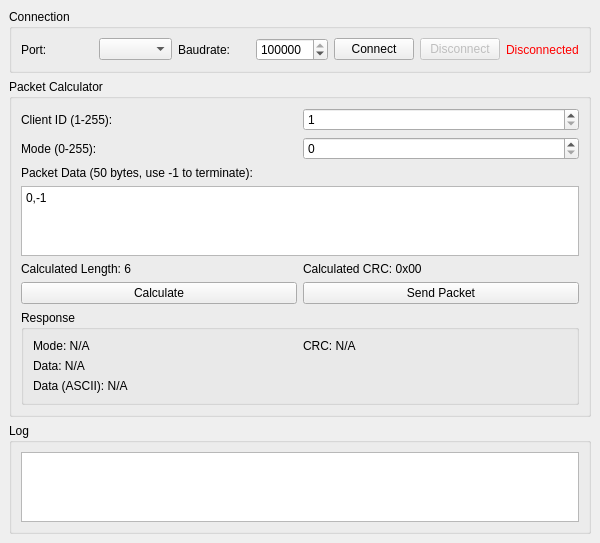
<?xml version="1.0" encoding="UTF-8"?>
<ui version="4.0">
 <class>PacketCalcGUI</class>
 <widget class="QMainWindow" name="PacketCalcGUI">
  <property name="geometry">
   <rect>
    <x>0</x>
    <y>0</y>
    <width>600</width>
    <height>500</height>
   </rect>
  </property>
  <property name="windowTitle">
   <string>Packet Calculator &amp; Transmitter</string>
  </property>
  <widget class="QWidget" name="centralwidget">
   <layout class="QVBoxLayout" name="mainLayout">
    <item>
     <widget class="QGroupBox" name="connectionGroup">
      <property name="title">
       <string>Connection</string>
      </property>
      <layout class="QHBoxLayout" name="connectionLayout">
       <item>
        <widget class="QLabel" name="label">
         <property name="text">
          <string>Port:</string>
         </property>
        </widget>
       </item>
       <item>
        <widget class="QComboBox" name="portComboBox"/>
       </item>
       <item>
        <widget class="QLabel" name="label_2">
         <property name="text">
          <string>Baudrate:</string>
         </property>
        </widget>
       </item>
       <item>
        <widget class="QSpinBox" name="baudrateSpinBox">
         <property name="minimum">
          <number>9600</number>
         </property>
         <property name="maximum">
          <number>115200</number>
         </property>
         <property name="value">
          <number>115200</number>
         </property>
        </widget>
       </item>
       <item>
        <widget class="QPushButton" name="connectButton">
         <property name="text">
          <string>Connect</string>
         </property>
        </widget>
       </item>
       <item>
        <widget class="QPushButton" name="disconnectButton">
         <property name="enabled">
          <bool>false</bool>
         </property>
         <property name="text">
          <string>Disconnect</string>
         </property>
        </widget>
       </item>
       <item>
        <widget class="QLabel" name="connectionStatusLabel">
         <property name="text">
          <string>Disconnected</string>
         </property>
         <property name="styleSheet">
          <string notr="true">color: red;</string>
         </property>
        </widget>
       </item>
      </layout>
     </widget>
    </item>
    <item>
     <widget class="QGroupBox" name="packetCalculatorGroup">
      <property name="title">
       <string>Packet Calculator</string>
      </property>
      <layout class="QGridLayout" name="packetLayout">
       <item row="0" column="0">
        <widget class="QLabel" name="clientIdLabel">
         <property name="text">
          <string>Client ID (1-255):</string>
         </property>
        </widget>
       </item>
       <item row="0" column="1">
        <widget class="QSpinBox" name="clientIdSpinBox">
         <property name="minimum">
          <number>1</number>
         </property>
         <property name="maximum">
          <number>255</number>
         </property>
         <property name="value">
          <number>1</number>
         </property>
        </widget>
       </item>
       <item row="1" column="0">
        <widget class="QLabel" name="modeLabel">
         <property name="text">
          <string>Mode (0-255):</string>
         </property>
        </widget>
       </item>
       <item row="1" column="1">
        <widget class="QSpinBox" name="modeSpinBox">
         <property name="minimum">
          <number>0</number>
         </property>
         <property name="maximum">
          <number>255</number>
         </property>
         <property name="value">
          <number>0</number>
         </property>
        </widget>
       </item>
       <item row="2" column="0" colspan="2">
        <widget class="QLabel" name="packetDataLabel">
         <property name="text">
          <string>Packet Data (50 bytes, use -1 to terminate):</string>
         </property>
        </widget>
       </item>
       <item row="3" column="0" colspan="2">
        <widget class="QTextEdit" name="packetDataTextEdit">
         <property name="maximumSize">
          <size>
           <width>16777215</width>
           <height>120</height>
          </size>
         </property>
         <property name="plainText">
          <string>0,-1</string>
         </property>
        </widget>
       </item>
       <item row="4" column="0">
        <widget class="QLabel" name="calculatedLengthLabel">
         <property name="text">
          <string>Calculated Length: 6</string>
         </property>
        </widget>
       </item>
       <item row="4" column="1">
        <widget class="QLabel" name="calculatedCrcLabel">
         <property name="text">
          <string>Calculated CRC: 0x00</string>
         </property>
        </widget>
       </item>
       <item row="5" column="0">
        <widget class="QPushButton" name="calculateButton">
         <property name="text">
          <string>Calculate</string>
         </property>
        </widget>
       </item>
       <item row="5" column="1">
        <widget class="QPushButton" name="sendPacketButton">
         <property name="text">
          <string>Send Packet</string>
         </property>
        </widget>
       </item>
       <item row="6" column="0" colspan="2">
        <widget class="QGroupBox" name="responseGroup">
         <property name="title">
          <string>Response</string>
         </property>
         <layout class="QGridLayout" name="responseLayout">
          <item row="0" column="0">
           <widget class="QLabel" name="responseModeLabel">
            <property name="text">
             <string>Mode: N/A</string>
            </property>
           </widget>
          </item>
          <item row="0" column="1">
           <widget class="QLabel" name="responseCrcLabel">
            <property name="text">
             <string>CRC: N/A</string>
            </property>
           </widget>
          </item>
          <item row="1" column="0" colspan="2">
           <widget class="QLabel" name="responseDataLabel">
            <property name="text">
             <string>Data: N/A</string>
            </property>
           </widget>
          </item>
          <item row="2" column="0" colspan="2">
           <widget class="QLabel" name="responseDataAsciiLabel">
            <property name="text">
             <string>Data (ASCII): N/A</string>
            </property>
           </widget>
          </item>
         </layout>
        </widget>
       </item>
      </layout>
     </widget>
    </item>
    <item>
     <widget class="QGroupBox" name="logGroup">
      <property name="title">
       <string>Log</string>
      </property>
      <layout class="QVBoxLayout" name="logLayout">
       <item>
        <widget class="QTextEdit" name="logTextEdit">
         <property name="maximumSize">
          <size>
           <width>16777215</width>
           <height>150</height>
          </size>
         </property>
         <property name="readOnly">
          <bool>true</bool>
         </property>
        </widget>
       </item>
      </layout>
     </widget>
    </item>
   </layout>
  </widget>
 </widget>
 <resources/>
 <connections/>
</ui>
